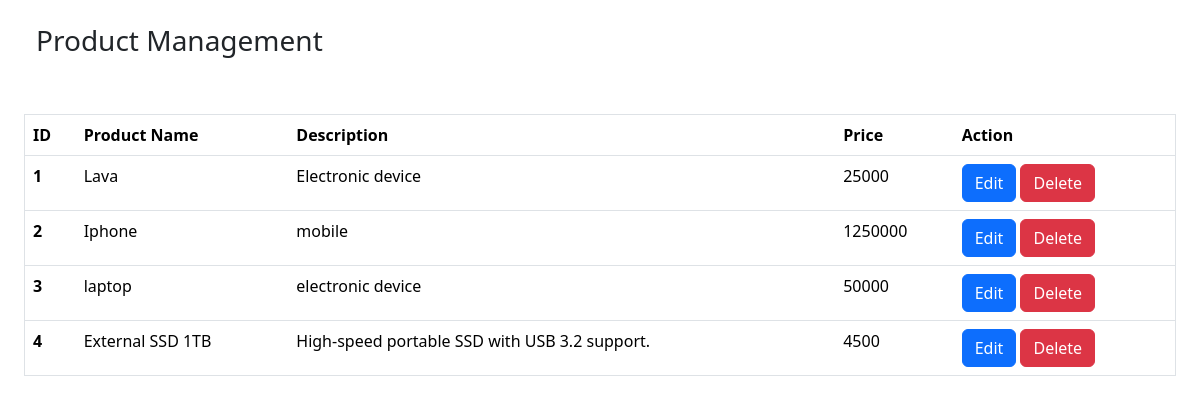
The page / on the database its author committed.
### product/models.py (models this page shows)
class Product(models.Model):
    name = models.CharField(max_length=200)
    description = models.TextField()
    price = models.IntegerField()
    def __str__(self):
        return self.name

### product/views.py (the view)
# urls.py: path('', home, name="home"),
def home(request):
    products = Product.objects.all()
    print(products)
    context = {'key': products}
    return render(request, 'product/index.html', context=context)

### product/templates/product/index.html (shortened to what this page needs)
{% extends 'product/base.html' %}
{% block content %}
<div class="container-fluid">
  <h3 class="mb-2 p-4">Product Management</h3>
  <div class="row">
    <div class="col-12 p-4">
      <table class="table border">
        <thead>
          <tr>
            <th scope="col">ID</th>
            <th scope="col">Product Name</th>
            <th scope="col">Description</th>
            <th scope="col">Price</th>
            <th scope="col">Action</th>
          </tr>
        </thead>
        <tbody>
          {% for product in key %}
          <tr>
            <th scope="row">{{ product.id }}</th>
            <td>{{ product.name }}</td>
            <td>{{ product.description }}</td>
            <td>{{ product.price }}</td>
            <td>
              <a href="" class="btn btn-primary">Edit</a>
              <a href="" class="btn btn-danger">Delete</a>
            </td>
          </tr>
          {% endfor %}
        </tbody>
      </table>
    </div>
  </div>
</div>
{% endblock %}

### product/templates/product/base.html (shortened to what this page needs)
<!DOCTYPE html>
<html lang="en">
  <head>
    <link
      href="https://cdn.jsdelivr.net/npm/bootstrap@5.3.7/dist/css/bootstrap.min.css"
      rel="stylesheet"
    />
  </head>
  <body>
    {% block content %} {% endblock %}
  </body>
</html>

### rows shown on the page
Product: id "1", name "Lava", description "Electronic device", price "25000"
Product: id "2", name "Iphone", description "mobile", price "1250000"
Product: id "3", name "laptop", description "electronic device", price "50000"
Product: id "4", name "External SSD 1TB", description "High-speed portable SSD with USB 3.2 support.", price "4500"
